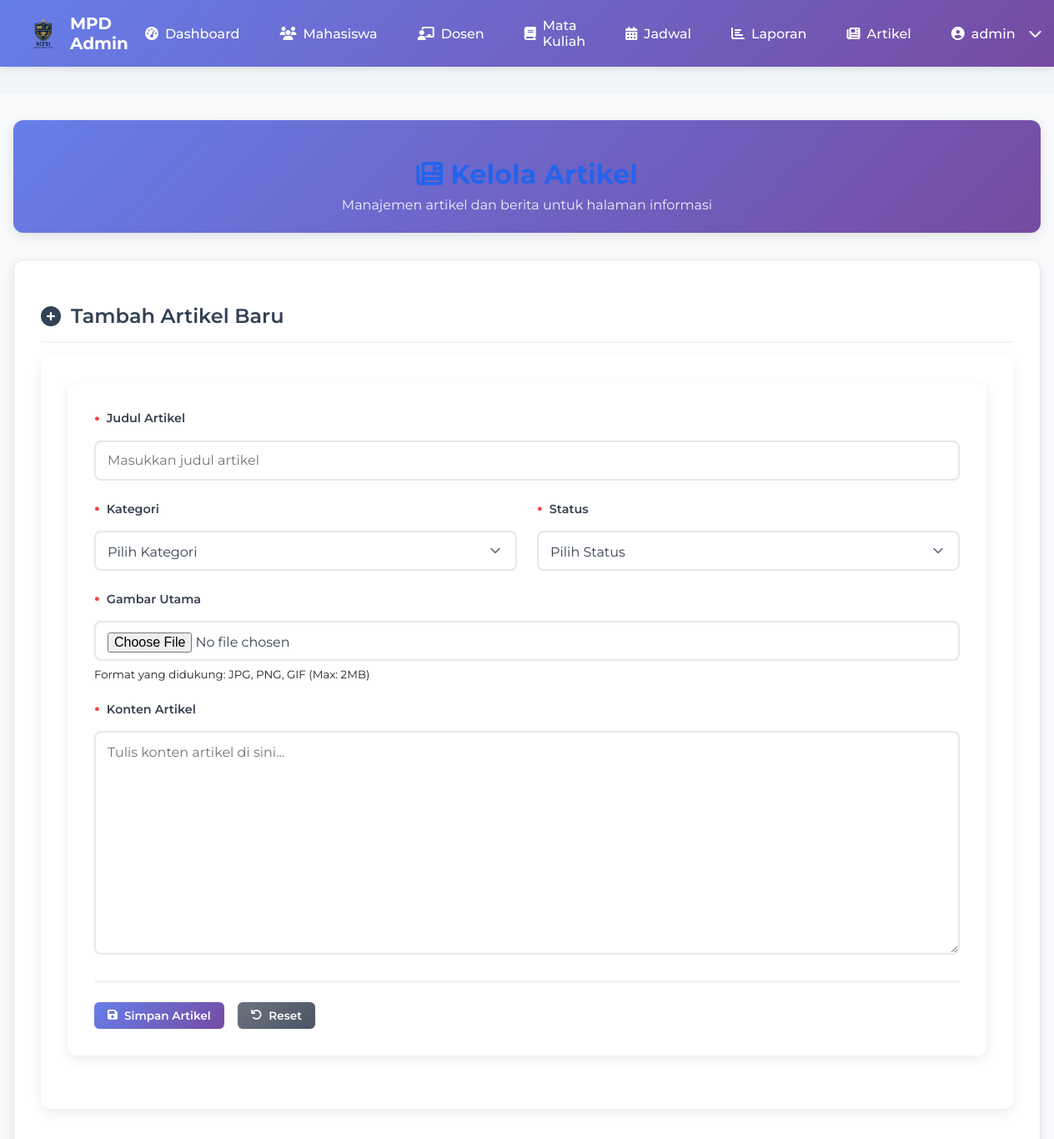
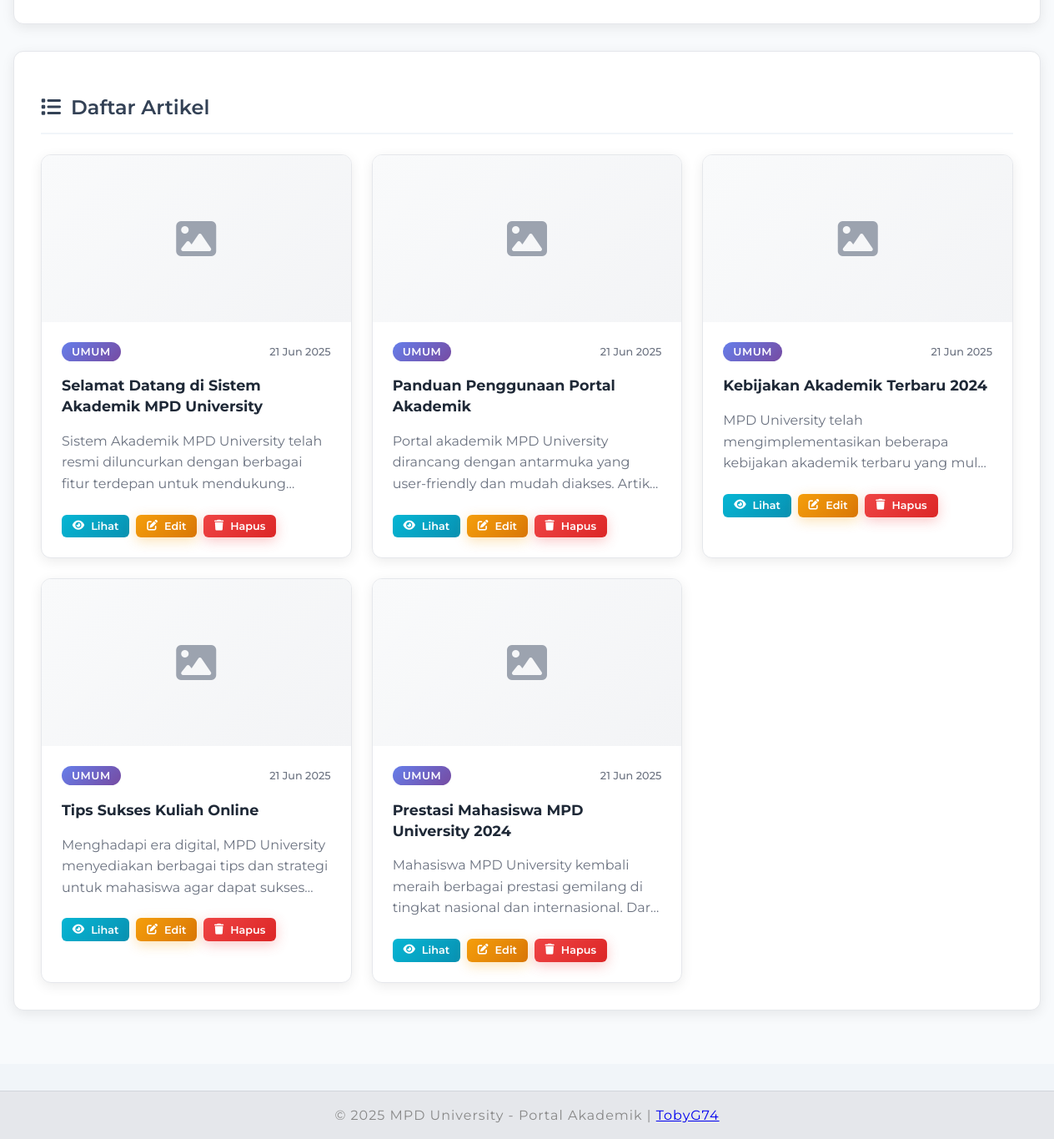
The page /admin/article.php (signed in) on the database its author committed (2 pictures, top to bottom).
### tables this page shows
CREATE TABLE articles (
    id INT AUTO_INCREMENT PRIMARY KEY,
    title VARCHAR(255) NOT NULL,
    content TEXT NOT NULL,
    excerpt TEXT,
    author_id INT,
    status VARCHAR(20) DEFAULT 'published',
    featured_image VARCHAR(255),
    published_at DATETIME DEFAULT NOW(),
    created_at DATETIME DEFAULT NOW(),
    updated_at DATETIME DEFAULT NOW(),
    FOREIGN KEY (author_id) REFERENCES users(id)
);

### admin/article.php (the view, shortened to what this page needs)
<?php
require_once '../koneksi.php';
$articles_query = "SELECT a.*, u.username as author_name
                   FROM articles a
                   LEFT JOIN users u ON a.author_id = u.id
                   ORDER BY a.created_at DESC";
$articles_result = mysqli_query($conn, $articles_query);
$articles_data = [];
while ($row = mysqli_fetch_assoc($articles_result)) {
    $articles_data[] = $row;
}
?>
<!DOCTYPE html>
<html lang="id">
<head>
    <link rel="stylesheet" href="../assets/css/style.css">
    <link rel="stylesheet" href="../assets/css/admin.css">
    <link rel="stylesheet" href="https://cdnjs.cloudflare.com/ajax/libs/font-awesome/6.4.0/css/all.min.css">
</head>
<body>
    <?php include 'includes/nav_admin.php'; ?>
    <main>
        <div class="dashboard-container">
            <div class="dashboard-header">
                <h1><i class="fas fa-newspaper"></i> Kelola Artikel</h1>
                <p>Manajemen artikel dan berita untuk halaman informasi</p>
            </div>
            <div class="dashboard-section">
                <h2><i class="fas fa-plus-circle"></i> Tambah Artikel Baru</h2>
                <div class="form-container">
                    <form method="POST" class="article-form" enctype="multipart/form-data">
                        <div class="form-row">
                            <div class="form-group full-width">
                                <label for="title">Judul Artikel</label>
                                <input type="text" id="title" name="title" class="form-control" required placeholder="Masukkan judul artikel">
                            </div>
                        </div>
                        <div class="form-row">
                            <div class="form-group">
                                <label for="category">Kategori</label>
                                <select id="category" name="category" class="form-control" required>
                                    <option value="">Pilih Kategori</option>
                                </select>
                            </div>
                            <div class="form-group">
                                <label for="status">Status</label>
                                <select id="status" name="status" class="form-control" required>
                                    <option value="">Pilih Status</option>
                                </select>
                            </div>
                        </div>
                        <div class="form-row">
                            <div class="form-group full-width">
                                <label for="featured_image">Gambar Utama</label>
                                <input type="file" id="featured_image" name="featured_image" class="form-control" accept="image/*">
                                <small class="form-text">Format yang didukung: JPG, PNG, GIF (Max: 2MB)</small>
                            </div>
                        </div>
                        <div class="form-row">
                            <div class="form-group full-width">
                                <label for="content">Konten Artikel</label>
                                <textarea id="content" name="content" class="form-control" rows="10" required placeholder="Tulis konten artikel di sini..."></textarea>
                            </div>
                        </div>
                        <div class="form-actions">
                            <button type="submit" class="btn btn-primary">
                                <i class="fas fa-save"></i> Simpan Artikel
                            </button>
                            <button type="button" class="btn btn-secondary" onclick="resetForm()">
                                <i class="fas fa-undo"></i> Reset
                            </button>
                        </div>
                    </form>
                </div>
            </div>
            <div class="dashboard-section">
                <h2><i class="fas fa-list"></i> Daftar Artikel</h2>
                <?php if (count($articles_data) > 0): ?>
                    <div class="articles-grid">
                        <?php foreach ($articles_data as $article): ?>
                            <div class="article-card">
                                <?php if ($article['featured_image']): ?>
                                    <div class="article-image">
                                        <img src="../assets/images/articles/<?php echo $article['featured_image']; ?>" alt="<?php echo htmlspecialchars($article['title']); ?>">
                                        <div class="article-status">
                                            <span class="status-badge status-<?php echo $article['status']; ?>">
                                                <?php echo ucfirst($article['status']); ?>
                                            </span>
                                        </div>
                                    </div>
                                <?php else: ?>
                                    <div class="article-no-image">
                                        <i class="fas fa-image"></i>
                                    </div>
                                <?php endif; ?>
                                <div class="article-content">
                                    <div class="article-meta">
                                        <span class="category">
                                            <?php echo htmlspecialchars($article['category'] ?? 'Umum'); ?>
                                        </span>
                                        <span class="date"><?php echo date('d M Y', strtotime($article['created_at'])); ?></span>
                                    </div>
                                    <h3><?php echo htmlspecialchars($article['title']); ?></h3>
                                    <p><?php echo htmlspecialchars(substr($article['content'], 0, 150)) . '...'; ?></p>
                                    <div class="article-actions">
                                        <button class="btn btn-sm btn-info" onclick="viewArticle(<?php echo $article['id']; ?>)">
                                            <i class="fas fa-eye"></i> Lihat
                                        </button>
                                        <button class="btn btn-sm btn-warning" onclick="editArticle(<?php echo $article['id']; ?>)">
                                            <i class="fas fa-edit"></i> Edit
                                        </button>
                                        <button class="btn btn-sm btn-danger" onclick="deleteArticle(<?php echo $article['id']; ?>)">
                                            <i class="fas fa-trash"></i> Hapus
                                        </button>
                                    </div>
                                </div>
                            </div>
                        <?php endforeach; ?>
                    </div>
                <?php endif; ?>
            </div>
        </div>
    </main>
    <?php include '../includes/footer.php'; ?>
</body>
</html>

### assets/css/style.css (style rules this page uses)
:root { --primary: #2563eb; --secondary: #f1f5f9; --text: #222; --accent: #fbbf24; --nav-bg: #fff; --nav-shadow: 0 2px 12px rgba(0, 0, 0, 0.06); }
html, body { height: 100%; margin: 0; padding: 0; }
body { font-family: "Montserrat", Arial, sans-serif; margin: 0; padding: 0; background: var(--secondary); color: var(--text); min-height: 100vh; display: flex; flex-direction: column; }
main { flex: 1; display: flex; flex-direction: column; margin: 2rem 0; }
h1, h2, h3 { color: var(--primary); }
.btn { display: flex; align-items: center; justify-content: center; gap: 0.5rem; padding: 0.75rem 1.5rem; border-radius: 0.375rem; font-weight: 500; cursor: pointer; transition: all 0.3s ease; font-family: "Montserrat", sans-serif; border: none; }
.btn-primary { background-color: var(--primary); color: white; }

### rows shown on the page
articles: category "UMUM", created_at "21 Jun 2025", title "Selamat Datang di Sistem Akademik MPD University", content "Sistem Akademik MPD University telah resmi diluncurkan dengan berbagai fitur terdepan untuk…"
articles: category "UMUM", created_at "21 Jun 2025", title "Panduan Penggunaan Portal Akademik", content "Portal akademik MPD University dirancang dengan antarmuka yang user-friendly dan mudah diakses.…"
articles: category "UMUM", created_at "21 Jun 2025", title "Kebijakan Akademik Terbaru 2024", content "MPD University telah mengimplementasikan beberapa kebijakan akademik terbaru yang…"
articles: category "UMUM", created_at "21 Jun 2025", title "Tips Sukses Kuliah Online", content "Menghadapi era digital, MPD University menyediakan berbagai tips dan strategi untuk mahasiswa agar dapat…"
articles: category "UMUM", created_at "21 Jun 2025", title "Prestasi Mahasiswa MPD University 2024", content "Mahasiswa MPD University kembali meraih berbagai prestasi gemilang di tingkat nasional dan internasional.…"

### other values the page prints
$_SESSION['username'] "admin"
